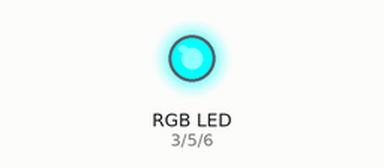
Bench run of a sketch on a simulated Arduino Uno, built with avr-gcc and run on an emulated ATmega328P. On the bench: an RGB LED mixed from three pins (HIGH = lit).

Above: at 0.5 s.
At 1.5 s:
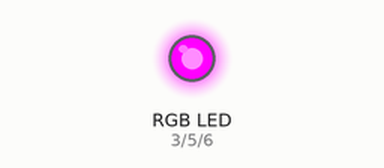
At 5.5 s:
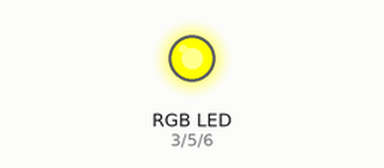
Timing chart, 0 to 6.9 s (numbered marks = the images above):
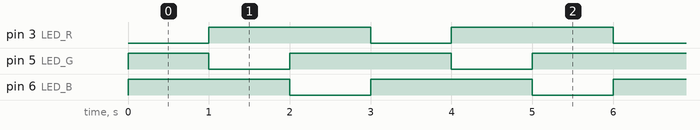

The sketch:

RGB_LED.ino
```cpp
#define LED_R 3
#define LED_G 5
#define LED_B 6
#define COMMON_ANODE 'A'
#define COMMON_CATHODE 'C'

void setup() {
  // put your setup code here, to run once:
  pinMode(LED_R, OUTPUT);
  pinMode(LED_G, OUTPUT);
  pinMode(LED_B, OUTPUT);
}

void loop() {
  // put your main code here, to run repeatedly:
  //  for(int i=0; i<255; i++){
  //    RGB_write(i, 250, 255-i, COMMON_ANODE);
  //    delay(20);
  //  }
  //  for (int i=0; i<255; i++){
  //    RGB_write(255-i, 250, i, COMMON_ANODE);
  //    delay(20);
  //  }
  RGB_write(255, 0, 0, COMMON_ANODE);
  delay(1000);
  RGB_write(0, 255, 0, COMMON_ANODE);
  delay(1000);
  RGB_write(0, 0, 255, COMMON_ANODE);
  delay(1000);
}

void RGB_write(int r, int g, int b, char mode){
  int rVal = (r<0) ? 0 : (r>255) ? 255 : r;
  int gVal = (g<0) ? 0 : (g>255) ? 255 : g;
  int bVal = (b<0) ? 0 : (b>255) ? 255 : b;
  rVal = (mode == COMMON_ANODE) ? 255 - rVal : rVal;
  gVal = (mode == COMMON_ANODE) ? 255 - gVal : gVal;
  bVal = (mode == COMMON_ANODE) ? 255 - bVal : bVal;
  analogWrite(LED_R, rVal);
  analogWrite(LED_G, gVal);
  analogWrite(LED_B, bVal);
}
```

Measured:
- by itself, pin 3 (LED_R), pin 6 (LED_B): alternates HIGH for 2.0 s and LOW for 1.0 s
- by itself, pin 5 (LED_G): repeats every 3.0 s: LOW 1.0 s, HIGH 2.0 s
- by itself, everything shown: repeats every 3.0 s, in 3 steps
